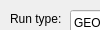
      <widget class="QWidget" name="GLOBAL">
       <property name="geometry">
        <rect>
         <x>0</x>
         <y>0</y>
         <width>100</width>
         <height>30</height>
        </rect>
       </property>
       <attribute name="label">
        <string>GLOBAL</string>
       </attribute>
       <widget class="QLabel" name="label_2">
        <property name="geometry">
         <rect>
          <x>10</x>
          <y>10</y>
          <width>61</width>
          <height>17</height>
         </rect>
        </property>
        <property name="text">
         <string>Run type:</string>
        </property>
       </widget>
       <widget class="QComboBox" name="comboBox_2">
        <property name="geometry">
         <rect>
          <x>70</x>
          <y>10</y>
          <width>161</width>
          <height>25</height>
         </rect>
        </property>
        <property name="editable">
         <bool>true</bool>
        </property>
        <property name="currentText">
         <string notr="true">GEO_OPT</string>
        </property>
        <item>
         <property name="text">
          <string extracomment="Geometry Optimization">GEO_OPT</string>
         </property>
        </item>
        <item>
         <property name="text">
          <string extracomment="Computes energy">ENERGY</string>
         </property>
        </item>
        <item>
         <property name="text">
          <string extracomment="Molecular Dynamics">MD</string>
         </property>
        </item>
       </widget>
       <widget class="QLabel" name="label">
        <property name="geometry">
         <rect>
          <x>10</x>
          <y>40</y>
          <width>61</width>
          <height>17</height>
         </rect>
        </property>
        <property name="text">
         <string>Print level:</string>
        </property>
       </widget>
       <widget class="QComboBox" name="comboBox">
        <property name="geometry">
         <rect>
          <x>70</x>
          <y>40</y>
          <width>161</width>
          <height>25</height>
         </rect>
        </property>
        <property name="editable">
         <bool>true</bool>
        </property>
        <property name="currentText">
         <string notr="true">MEDIUM</string>
        </property>
        <item>
         <property name="text">
          <string>MEDIUM</string>
         </property>
        </item>
        <item>
         <property name="text">
          <string>ON</string>
         </property>
        </item>
        <item>
         <property name="text">
          <string>OFF</string>
         </property>
        </item>
        <item>
         <property name="text">
          <string>SILENT</string>
         </property>
        </item>
        <item>
         <property name="text">
          <string>LOW</string>
         </property>
        </item>
        <item>
         <property name="text">
          <string>HIGH</string>
         </property>
        </item>
        <item>
         <property name="text">
          <string>DEBUG</string>
         </property>
        </item>
       </widget>
      </widget>
